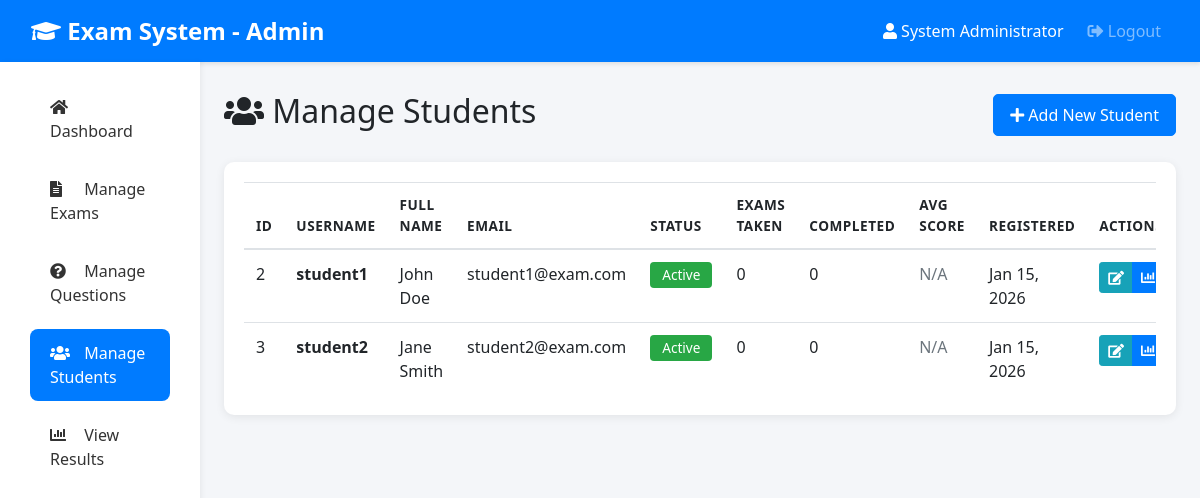
The app's page /admin/students.php (signed in) with its own data.
### tables this page shows
CREATE TABLE users (
    id INT PRIMARY KEY AUTO_INCREMENT,
    username VARCHAR(50) UNIQUE NOT NULL,
    email VARCHAR(100) UNIQUE NOT NULL,
    password VARCHAR(255) NOT NULL,
    full_name VARCHAR(100) NOT NULL,
    role ENUM('admin', 'student') DEFAULT 'student',
    status ENUM('active', 'inactive') DEFAULT 'active',
    created_at TIMESTAMP DEFAULT CURRENT_TIMESTAMP,
    updated_at TIMESTAMP DEFAULT CURRENT_TIMESTAMP ON UPDATE CURRENT_TIMESTAMP,
    INDEX idx_username (username),
    INDEX idx_email (email),
    INDEX idx_role (role)
);

### includes/session.php (called while the page is built, shortened)
<?php
function getCurrentUserFullName() {
    return $_SESSION['full_name'] ?? null;
}
?>

### includes/functions.php (called while the page is built, shortened)
<?php
function formatDate($date) {
    return date('M d, Y', strtotime($date));
}
?>

### admin/students.php (the view, shortened to what this page needs)
<?php
require_once '../config/database.php';
require_once '../includes/session.php';
require_once '../includes/functions.php';
$students = $conn->query("
    SELECT u.*,
           COUNT(DISTINCT ea.id) as total_attempts,
           COUNT(DISTINCT CASE WHEN ea.status = 'submitted' THEN ea.id END) as completed_attempts,
           ROUND(AVG(CASE WHEN ea.status = 'submitted' THEN ea.percentage END), 2) as avg_percentage
    FROM users u
    LEFT JOIN exam_attempts ea ON u.id = ea.student_id
    WHERE u.role = 'student'
    GROUP BY u.id
    ORDER BY u.created_at DESC
");
?>
<!DOCTYPE html>
<html lang="en">
<head>
    <link href="https://stackpath.bootstrapcdn.com/bootstrap/4.5.2/css/bootstrap.min.css" rel="stylesheet">
    <link href="https://cdnjs.cloudflare.com/ajax/libs/font-awesome/5.15.4/css/all.min.css" rel="stylesheet">
    <link href="../assets/css/style.css" rel="stylesheet">
</head>
<body>
    <nav class="navbar navbar-expand-lg navbar-dark bg-primary">
        <div class="container-fluid">
            <a class="navbar-brand" href="index.php">
                <i class="fas fa-graduation-cap"></i> Exam System - Admin
            </a>
            <div class="collapse navbar-collapse" id="navbarNav">
                <ul class="navbar-nav ml-auto">
                    <li class="nav-item">
                        <span class="navbar-text text-white mr-3">
                            <i class="fas fa-user"></i> <?php echo htmlspecialchars(getCurrentUserFullName()); ?>
                        </span>
                    </li>
                    <li class="nav-item">
                        <a class="nav-link" href="../auth/logout.php">
                            <i class="fas fa-sign-out-alt"></i> Logout
                        </a>
                    </li>
                </ul>
            </div>
        </div>
    </nav>
    <div class="container-fluid">
        <div class="row">
            <nav class="col-md-2 d-md-block sidebar">
                <div class="sidebar-sticky pt-3">
                    <ul class="nav flex-column">
                        <li class="nav-item">
                            <a class="nav-link" href="index.php">
                                <i class="fas fa-home"></i> Dashboard
                            </a>
                        </li>
                        <li class="nav-item">
                            <a class="nav-link" href="exams.php">
                                <i class="fas fa-file-alt"></i> Manage Exams
                            </a>
                        </li>
                        <li class="nav-item">
                            <a class="nav-link" href="questions.php">
                                <i class="fas fa-question-circle"></i> Manage Questions
                            </a>
                        </li>
                        <li class="nav-item">
                            <a class="nav-link active" href="students.php">
                                <i class="fas fa-users"></i> Manage Students
                            </a>
                        </li>
                        <li class="nav-item">
                            <a class="nav-link" href="results.php">
                                <i class="fas fa-chart-bar"></i> View Results
                            </a>
                        </li>
                    </ul>
                </div>
            </nav>
            <main role="main" class="col-md-10 ml-sm-auto px-md-4">
                <div class="dashboard-container">
                    <div class="d-flex justify-content-between align-items-center mb-4">
                        <h2><i class="fas fa-users"></i> Manage Students</h2>
                        <button class="btn btn-primary" data-toggle="modal" data-target="#studentModal" onclick="resetStudentForm()">
                            <i class="fas fa-plus"></i> Add New Student
                        </button>
                    </div>
                    <div class="card">
                        <div class="card-body">
                            <?php if ($students->num_rows > 0): ?>
                                <div class="table-responsive">
                                    <table class="table table-hover">
                                        <thead>
                                            <tr>
                                                <th>ID</th>
                                                <th>Username</th>
                                                <th>Full Name</th>
                                                <th>Email</th>
                                                <th>Status</th>
                                                <th>Exams Taken</th>
                                                <th>Completed</th>
                                                <th>Avg Score</th>
                                                <th>Registered</th>
                                                <th>Actions</th>
                                            </tr>
                                        </thead>
                                        <tbody>
                                            <?php while ($student = $students->fetch_assoc()): ?>
                                                <tr>
                                                    <td><?php echo $student['id']; ?></td>
                                                    <td><strong><?php echo htmlspecialchars($student['username']); ?></strong></td>
                                                    <td><?php echo htmlspecialchars($student['full_name']); ?></td>
                                                    <td><?php echo htmlspecialchars($student['email']); ?></td>
                                                    <td>
                                                        <?php if ($student['status'] == 'active'): ?>
                                                            <span class="badge badge-success">Active</span>
                                                        <?php else: ?>
                                                            <span class="badge badge-danger">Inactive</span>
                                                        <?php endif; ?>
                                                    </td>
                                                    <td><?php echo $student['total_attempts']; ?></td>
                                                    <td><?php echo $student['completed_attempts']; ?></td>
                                                    <td>
                                                        <?php if ($student['avg_percentage']): ?>
                                                            <strong><?php echo $student['avg_percentage']; ?>%</strong>
                                                        <?php else: ?>
                                                            <span class="text-muted">N/A</span>
                                                        <?php endif; ?>
                                                    </td>
                                                    <td><?php echo formatDate($student['created_at']); ?></td>
                                                    <td>
                                                        <div class="btn-group btn-group-sm">
                                                            <button class="btn btn-info" onclick='editStudent(<?php echo json_encode($student); ?>)' title="Edit">
                                                                <i class="fas fa-edit"></i>
                                                            </button>
                                                            <a href="results.php?student_id=<?php echo $student['id']; ?>" class="btn btn-primary" title="View Results">
                                                                <i class="fas fa-chart-bar"></i>
                                                            </a>
                                                        </div>
                                                    </td>
                                                </tr>
                                            <?php endwhile; ?>
                                        </tbody>
                                    </table>
                                </div>
                            <?php endif; ?>
                        </div>
                    </div>
                </div>
            </main>
        </div>
    </div>
</body>
</html>

### assets/css/style.css (style rules this page uses)
:root { --primary-color: #007bff; --secondary-color: #6c757d; --success-color: #28a745; --danger-color: #dc3545; --warning-color: #ffc107; --info-color: #17a2b8; --light-color: #f8f9fa; --dark-color: #343a40; }
body { font-family: "Segoe UI", Tahoma, Geneva, Verdana, sans-serif; background-color: #f4f6f9; }
.navbar { box-shadow: 0 2px 4px rgba(0, 0, 0, 0.1); }
.navbar-brand { font-weight: 700; font-size: 1.5rem; }
.dashboard-container { padding: 30px 0; }
.card { border: none; border-radius: 10px; box-shadow: 0 2px 10px rgba(0, 0, 0, 0.08); margin-bottom: 20px; }
.table { margin-bottom: 0; }
.table thead th { border-bottom: 2px solid #dee2e6; font-weight: 600; text-transform: uppercase; font-size: 0.85rem; letter-spacing: 0.5px; }
.badge { padding: 6px 12px; font-weight: 500; font-size: 0.85rem; }
.btn { border-radius: 5px; padding: 8px 16px; font-weight: 500; }
.sidebar { background: #fff; min-height: calc(100vh - 56px); box-shadow: 2px 0 5px rgba(0, 0, 0, 0.05); }
.sidebar .nav-link { color: #333; padding: 12px 20px; margin: 5px 15px; border-radius: 8px; transition: all 0.3s; }
.sidebar .nav-link.active { background-color: var(--primary-color); color: white; }
.sidebar .nav-link i { margin-right: 10px; width: 20px; }

### records on screen
users: id "2", username "student1", full_name "John Doe", email "student1@exam.com", status "Active", total_attempts "0", completed_attempts "0", created_at "Jan 15, 2026"
users: id "3", username "student2", full_name "Jane Smith", email "student2@exam.com", status "Active", total_attempts "0", completed_attempts "0", created_at "Jan 15, 2026"

### other values on screen
getCurrentUserFullName() "System Administrator"
